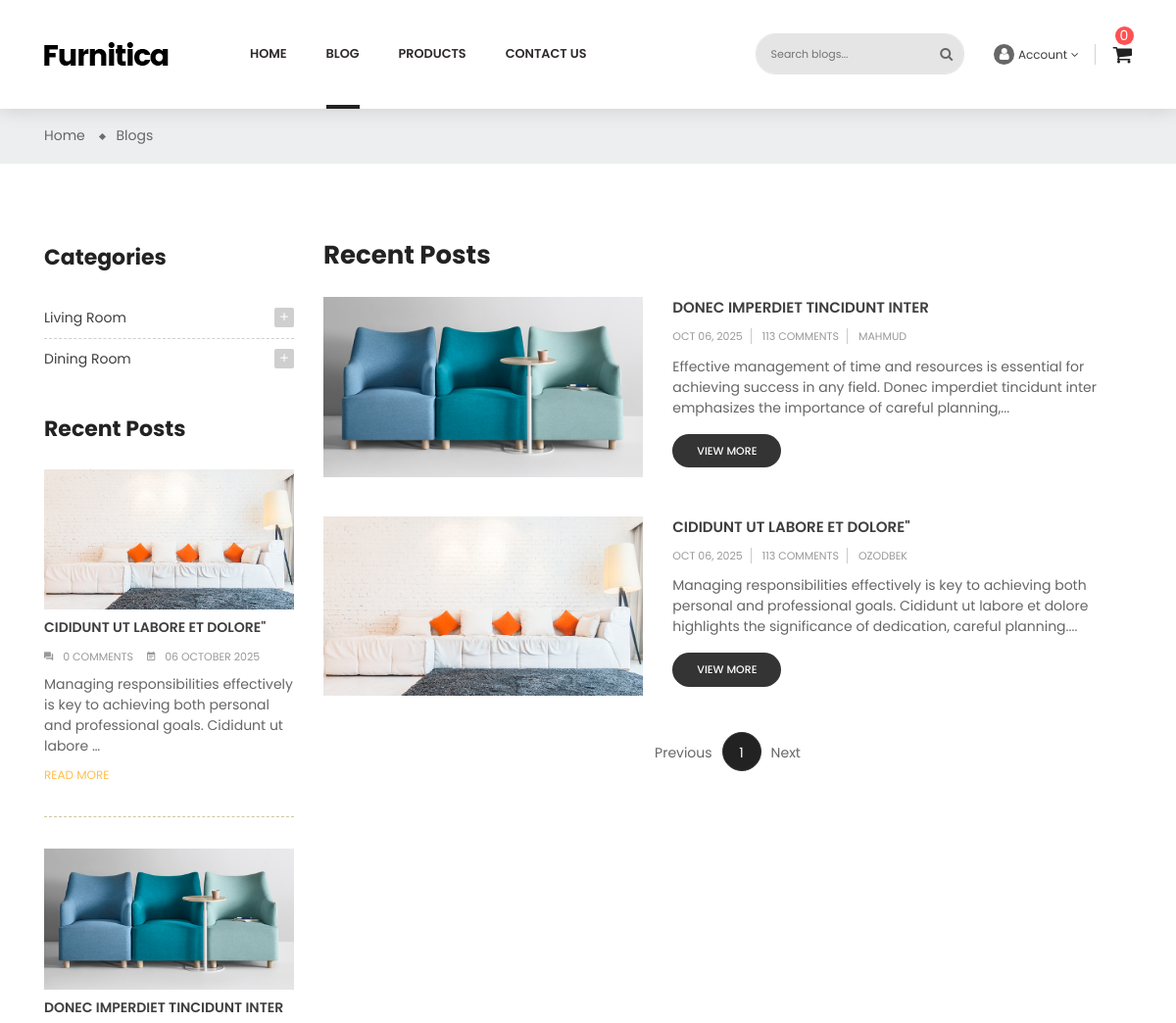
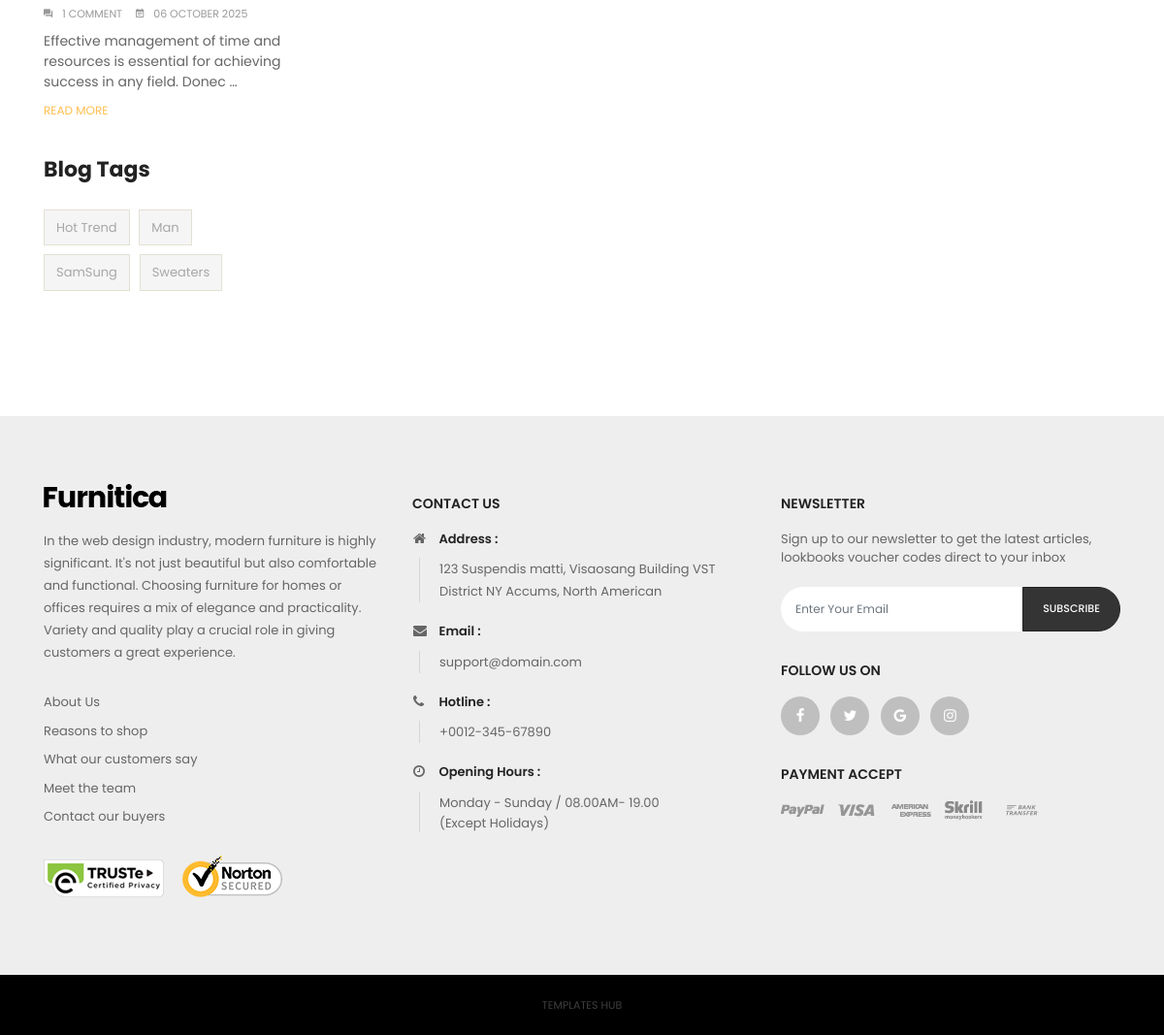
Screenshot of /en/blogs/ with the database file from the repository (2 pictures, top to bottom).
### apps/blogs/models.py (models this page shows, shortened)
class BlogCategoryModel(BaseModel):
    title = models.CharField(max_length=255)
    parent = models.ForeignKey(
        'self',
        on_delete=models.CASCADE,
        related_name='children',
        blank=True,
        null=True
    )
    class Meta:
        verbose_name = 'Blog category'
        verbose_name_plural = 'Blog categories'

class BlogModel(BaseModel):
    class BlogStatus(models.TextChoices):
        DRAFT = 'DRAFT'
        PUBLISHED = 'PUBLISHED'
        DELETED = 'DELETED'
    image = models.ImageField(upload_to='blog-post/')
    title = models.CharField(max_length=255)
    content = RichTextUploadingField()
    status = models.CharField(
        max_length=20,
        choices=BlogStatus,
        default=BlogStatus.DRAFT
    )
    author = models.ForeignKey(
        BlogAuthorModel,
        on_delete=models.CASCADE,
        related_name='blogs',
    )
    category = models.ManyToManyField(
        BlogCategoryModel,
        related_name='blogs'
    )
    tag = models.ManyToManyField(
        BlogTagModel,
        related_name='blogs'
    )
    class Meta:
        verbose_name = 'Blog'
        verbose_name_plural = 'Blogs'

class BlogTagModel(BaseModel):
    title = models.CharField(max_length=255)
    class Meta:
        verbose_name = 'Blog tag'
        verbose_name_plural = 'Blog tags'

class BlogAuthorModel(BaseModel):
    full_name = models.CharField(max_length=128)
    avatar = models.ImageField(
        upload_to='blog-author/'
    )
    bio = models.CharField(max_length=255)
    class Meta:
        verbose_name = 'Blog author'
        verbose_name_plural = 'Blog authors'

### apps/blogs/views.py (the view)
# urls.py: path('', BlogListView.as_view(), name='blogs_home'),
class BlogListView(ListView):
    template_name = 'blogs/blog-list-sidebar-left.html'
    context_object_name = "blogs"
    paginate_by = 3
    def get_queryset(self):
        return BlogModel.objects.filter(status=BlogModel.BlogStatus.PUBLISHED)
    def get_context_data(self, **kwargs):
        context = super().get_context_data(**kwargs)
        context["parent_categories"] = BlogCategoryModel.objects.filter(parent__isnull=True)
        context["tags"] = BlogTagModel.objects.all()
        context["recent_blogs"] = BlogModel.objects.filter(
            status=BlogModel.BlogStatus.PUBLISHED
        ).order_by('-created_at')[:2]
        context["search_type"] = "blogs"
        return context

### apps/basket/cart.py (called while the page is built)
    def __len__(self):
        return sum(item['quantity'] for item in self.basket.values())

### apps/basket/context_processors.py (called while the page is built)
def basket(request):
    return {'basket': Basket(request)}

### apps/pages/templatetags/my_tags.py (called while the page is built)
@register.simple_tag
def get_full_url(request, lang):
    path = request.path.split('/')
    path[1] = lang
    return '/'.join(path)

### templates/blogs/blog-list-sidebar-left.html (shortened to what this page needs)
{% extends 'layout/base.html'%}
{% load static %}
{% load i18n %}
{% load my_tags %}
{% block body_id %}blog-list-sidebar-left{% endblock %}
{% block body_class %}blog{% endblock %}
{% block content %}
<div class="main-content">
        <div id="wrapper-site">
            <div id="content-wrapper">
                <div id="main">
                    <div class="page-home">
                        <nav class="breadcrumb-bg">
                            <div class="container no-index">
                                <div class="breadcrumb">
                                    <ol>
                                        <li>
                                            <a href="{% url 'blogs:blogs_home'%}">
                                                <span>{% trans 'Home' %}</span>
                                            </a>
                                        </li>
                                        <li>
                                            <a href="#">
                                                <span>{% trans 'Blogs' %}</span>
                                            </a>
                                        </li>
                                    </ol>
                                </div>
                            </div>
                        </nav>
                        <div class="container">
                            <div class="content">
                                <div class="row">
                                    <div class="sidebar-3 sidebar-collection col-lg-3 col-md-3 col-sm-4">
                                        {% include 'blogs/blog-sidebar.html' %}
                                    </div>
                                    <div class="col-sm-8 col-lg-9 col-md-9 flex-xs-first main-blogs">
                                        <h2>Recent Posts</h2>
                                    {% if blogs %}
                                        {% for blog in blogs %}
                                            <div class="list-content row">
                                                <div class="hover-after col-md-5 col-xs-12">
                                                    <a href="{% url 'blogs:detail' pk=blog.id %}">
                                                        <img src="{{ blog.image.url }}" alt="img">
                                                    </a>
                                                </div>
                                                <div class="late-item col-md-7 col-xs-12" >
                                                    <p class="content-title">
                                                        <a href="{% url 'blogs:detail' pk=blog.id %}"> {{ blog.title|slice:":40" }} </a>
                                                    </p>
                                                    <p class="post-info">
                                                        <span>{{ blog.created_at|date:"M d, Y" }}</span>
                                                        <span>113 Comments</span>
                                                        <span> {{ blog.author.full_name }} </span>
                                                    </p>
                                                    <p class="description">{{ blog.content|striptags|slice:":200" }}...
                                                    </p>
                                                    <span class="view-more">
                                                        <a href="{% url 'blogs:detail' pk=blog.id %}">view more</a>
                                                    </span>
                                                </div>
                                            </div>
                                        {% endfor %}
                                    {% endif %}
                                        <div class="page-list col">
                                            <ul class="justify-content-center d-flex">
                                                {% if page_obj.has_previous %}
                                                    <li>
                                                        <a rel="prev" href="?page={{ page_obj.previous_page_number }}{% if search_query %}&s={{ search_query }}{% endif %}" class="previous js-search-link">
                                                            Previous
                                                        </a>
                                                    </li>
                                                {% else %}
                                                    <li>
                                                        <span class="previous disabled">Previous</span>
                                                    </li>
                                                {% endif %}
                                                {% for num in page_obj.paginator.page_range %}
                                                    {% if page_obj.number == num %}
                                                        <li class="current active">
                                                            <a rel="nofollow" href="#" class="disabled js-search-link">
                                                                {{ num }}
                                                            </a>
                                                        </li>
                                                    {% elif num > page_obj.number|add:'-3' and num < page_obj.number|add:'3' %}
                                                        <li>
                                                            <a rel="nofollow" href="?page={{ num }}{% if search_query %}&s={{ search_query }}{% endif %}" class="js-search-link">
                                                                {{ num }}
                                                            </a>
                                                        </li>
                                                    {% endif %}
                                                {% endfor %}
                                                {% if page_obj.has_next %}
                                                    <li>
                                                        <a rel="next" href="?page={{ page_obj.next_page_number }}{% if search_query %}&s={{ search_query }}{% endif %}" class="next js-search-link">
                                                            Next
                                                        </a>
                                                    </li>
                                                {% else %}
                                                    <li>
                                                        <span class="next disabled">Next</span>
                                                    </li>
                                                {% endif %}
                                            </ul>
                                        </div>
                                    </div>
                                </div>
                            </div>
                        </div>
                    </div>
                </div>
            </div>
        </div>
    </div>
{% endblock %}

### templates/blogs/blog-sidebar.html (shortened to what this page needs)
{% load static %}
{% load i18n %}
<div class="sidebar-block">
    <div class="title-block">Categories</div>
    <div class="block-content">
        {% for parent in parent_categories %}
            <div class="cateTitle hasSubCategory open level1">
                <span class="arrow collapse-icons collapsed"
                    data-toggle="collapse"
                    data-target="#category{{ parent.id }}"
                    aria-expanded="false" role="status">
                    <i class="zmdi zmdi-plus"></i>
                </span>
                <a class="cateItem" href="{% url 'blogs:blog_filter' 'category' parent.id %}">{{ parent.title }}</a>
            </div>
        {% endfor %}
    </div>
</div>
<div class="sidebar-block">
    <div class="title-block">{% trans 'Recent Posts' %}</div>
    <div class="post-item-content">
        {% for blog in recent_blogs %}
        <div>
            <div class="late-item {% if forloop.first %}first-child{% endif %}">
                <a href="{% url 'blogs:detail' blog.id %}">
                    {% if blog.image %}
                        <img src="{{ blog.image.url }}" alt="{{ blog.title }}" class="img-fluid mb-2">
                    {% endif %}
                    <p class="content-title">{{ blog.title|upper }}</p>
                </a>
                <span>
                    <i class="zmdi zmdi-comments"></i>{{ blog.comments.count }} comment{{ blog.comments.count|pluralize }}
                </span>
                <span>
                    <i class="zmdi zmdi-calendar-note"></i>{{ blog.created_at|date:"d F Y" }}
                </span>
                <p class="description">{{ blog.content|striptags|truncatewords:15 }}</p>
                <p class="remove">
                    <a href="{% url 'blogs:detail' blog.id %}">{% trans 'READ MORE' %}</a>
                </p>
            </div>
        </div>
        {% empty %}
        <p style="text-align:center;color:#999;padding:20px;">{% trans 'No recent posts found.' %}</p>
        {% endfor %}
    </div>
</div>
<div class="sidebar-block product-tags">
    <div class="title-block">
        Blog Tags
    </div>
    <div class="block-content">
        <ul class="listSidebarBlog list-unstyled">
            {% for tag in tags %}
            <li>
                <a href="{% url 'blogs:blog_filter' 'tag' tag.id %}" title="Show blogs matching tag {{ tag.title }}">{{ tag.title }}</a>
            </li>
            {% empty %}
            <li><span class="text-muted">{% trans 'No tags available' %}</span></li>
            {% endfor %}
        </ul>
    </div>
</div>

### rows the page displays
BlogCategoryModel: title "Living Room"
BlogCategoryModel: title "Dining Room"
BlogModel: image (picture), title "CIDIDUNT UT LABORE ET DOLORE\"", comments.count "0", created_at "06 OCTOBER 2025", content "Managing responsibilities effectively is key to achieving both personal and professional goals. Cididunt ut labore …", created_at "OCT 06, 2025", author.full_name "OZODBEK", content "Managing responsibilities effectively is key to achieving both personal and professional goals. Cididunt ut labore et dolore highlights the significance of dedication, careful planning."
BlogModel: image (picture), title "DONEC IMPERDIET TINCIDUNT INTER", comments.count "1", created_at "06 OCTOBER 2025", content "Effective management of time and resources is essential for achieving success in any field. Donec …", created_at "OCT 06, 2025", author.full_name "MAHMUD", content "Effective management of time and resources is essential for achieving success in any field. Donec imperdiet tincidunt inter emphasizes the importance of careful planning,"
BlogTagModel: title "Hot Trend"
BlogTagModel: title "Man"
BlogTagModel: title "SamSung"
BlogTagModel: title "Sweaters"

### other values shown
{{ basket|length }} "0"
{{ num }} "1"
